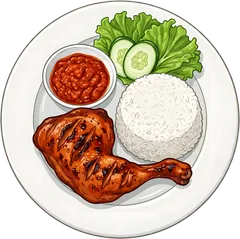
#> input picture assets/img/dishes/ayam-bakar-240.webp, 240 x 239 px, given in place of logo-short.png, which was not available
$ python make_favicons.py
#> lines starting #> are read from the running program, lines starting #| are printed output that depends on the picture; pictures that were not available may be replaced by others from this repository, and a replacement may not be noted
# -*- coding: utf-8 -*-
"""Favicons + icones PWA depuis logo-short.png (upscale 4x)."""
from pathlib import Path
from PIL import Image

ROOT = Path(r"e:\c\projet\Kedaisarwoecho")
SRC  = ROOT/"build"/"logo-out"/"logo-short.png"
OUT  = ROOT/"assets"/"img"/"brand"
OUT.mkdir(parents=True, exist_ok=True)
CREAM = (244, 237, 231, 255)

src = Image.open(SRC).convert("RGBA")
#> src is the input picture: PIL image 240x239 RGBA; mean R, G, B, A 165.2, 149.1, 131.2, 198.5
bb = src.getbbox(); src = src.crop(bb) if bb else src
#> after `bb = src.getbbox()`: bb = (0, 0, 240, 239)

def square(img, size, scale, bg=None):
    """Place l'icone centree sur un canevas carre, occupant `scale` de la largeur."""
#> called with size = 256, scale = 0.94
    canvas = Image.new("RGBA", (size, size), bg if bg else (0,0,0,0))
#> canvas: PIL image 256x256 RGBA; every value is 0
    target = int(size*scale)
    r = min(target/img.width, target/img.height)
#> r = 1
    im = img.resize((max(1,round(img.width*r)), max(1,round(img.height*r))), Image.LANCZOS)
    canvas.alpha_composite(im, ((size-im.width)//2, (size-im.height)//2))
    return canvas

# favicon.ico — fond transparent, icone large (lisible a 16px)
ico = square(src, 256, 0.94)
ico.save(OUT/"favicon.ico", sizes=[(16,16),(32,32),(48,48)])
square(src, 96, 0.94).save(OUT/"favicon-96.png", optimize=True)
#> in square (call 2), `canvas = Image.new("RGBA", (size, size), bg if bg else (0,0,0,0))`: canvas: PIL image 96x96 RGBA; every value is 0
square(src, 32, 0.96).save(OUT/"favicon-32.png", optimize=True)
#> in square (call 3), `canvas = Image.new("RGBA", (size, size), bg if bg else (0,0,0,0))`: canvas: PIL image 32x32 RGBA; every value is 0

# Apple: pas de transparence -> fond creme
square(src, 180, 0.76, CREAM).convert("RGB").save(OUT/"apple-touch-icon.png", optimize=True)
#> call 4 of square, with size = 180, scale = 0.76, bg = (244, 237, 231, 255)
#> in square (call 4), `canvas.alpha_composite(im, ((size-im.width)//2, (size-im.height)//2))`:
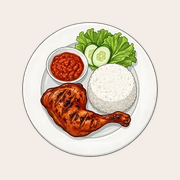
#> canvas: PIL image 180x180 RGBA; mean R, G, B, A 225.1, 212.2, 198.9, 255

# PWA: 192/512 "any" + 512 maskable (zone de securite 40% -> icone a 60%)
square(src, 192, 0.80, CREAM).save(OUT/"icon-192.png", optimize=True)
#> in square (call 5), `im = img.resize((max(1,round(img.width*r)), max(1,round(img.height*r))..`:
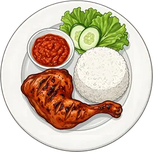
#> im: PIL image 153x152 RGBA; mean R, G, B, A 159.1, 143.2, 125.5, 198.5; transparent parts drawn white
#> in square (call 5), `canvas.alpha_composite(im, ((size-im.width)//2, (size-im.height)//2))`:
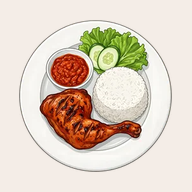
#> canvas: PIL image 192x192 RGBA; mean R, G, B, A 222.9, 209.4, 195.3, 255
square(src, 512, 0.80, CREAM).save(OUT/"icon-512.png", optimize=True)
#> in square (call 6), `im = img.resize((max(1,round(img.width*r)), max(1,round(img.height*r))..`:
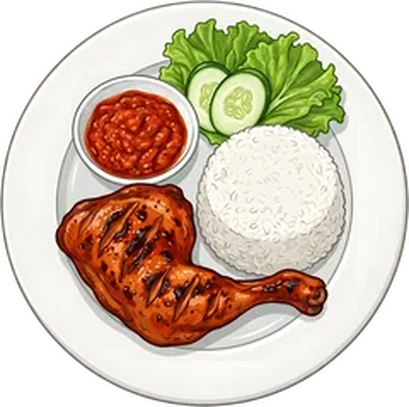
#> im: PIL image 409x407 RGBA; mean R, G, B, A 158.7, 142.9, 125.2, 198.5; transparent parts drawn white
#> in square (call 6), `canvas.alpha_composite(im, ((size-im.width)//2, (size-im.height)//2))`:
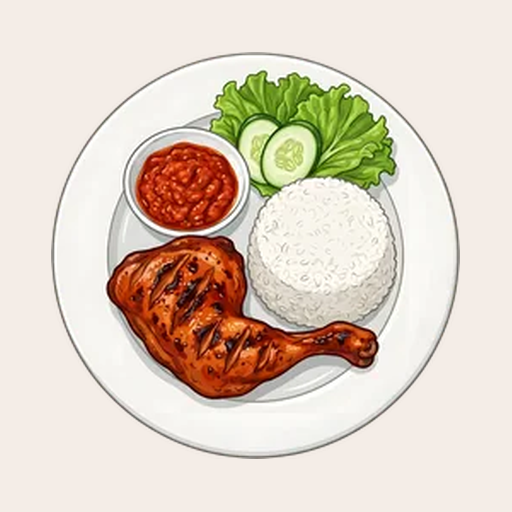
#> canvas: PIL image 512x512 RGBA; mean R, G, B, A 222.8, 209.2, 195.1, 255
square(src, 512, 0.58, CREAM).save(OUT/"icon-512-maskable.png", optimize=True)
#> in square (call 7), `im = img.resize((max(1,round(img.width*r)), max(1,round(img.height*r))..`:
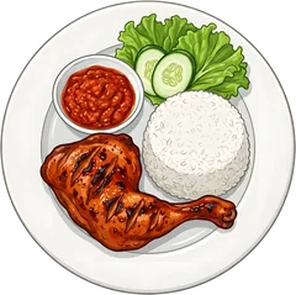
#> im: PIL image 296x295 RGBA; mean R, G, B, A 158.7, 142.8, 125.2, 198.5; transparent parts drawn white
#> in square (call 7), `canvas.alpha_composite(im, ((size-im.width)//2, (size-im.height)//2))`:
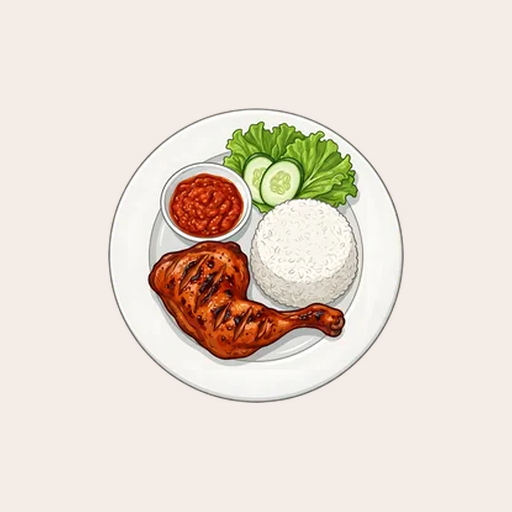
#> canvas: PIL image 512x512 RGBA; mean R, G, B, A 232.9, 222.4, 212.1, 255

# SVG monogramme de repli (safari pinned tab) — silhouette du blob
for f in sorted(OUT.glob("favicon*")) + sorted(OUT.glob("icon-*")) + [OUT/"apple-touch-icon.png"]:
#> (the run stopped early here; a loop or call above may not have finished)

$ run again, on assets/img/hero/hero-lemon-left-142.png
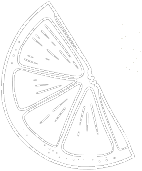
#> input picture assets/img/hero/hero-lemon-left-142.png, 142 x 171 px, given in place of logo-short.png, which was not available
#> src is the input picture: PIL image 142x171 RGBA; mean R, G, B, A 23.2, 23.2, 23.2, 16.5
#> bb = (1, 1, 141, 170)
#> src: PIL image 140x169 RGBA
#> im: PIL image 75x90 RGBA
#> in square (call 2), `canvas.alpha_composite(im, ((size-im.width)//2, (size-im.height)//2))`:
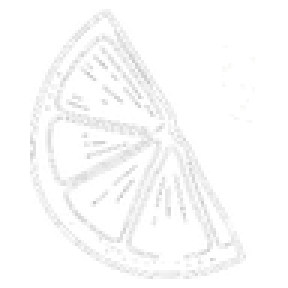
#> canvas: PIL image 96x96 RGBA (shown 3 times larger); mean R, G, B, A 59.6, 59.6, 59.4, 13.4; transparent parts drawn white
#> im: PIL image 25x30 RGBA
#> im: PIL image 113x136 RGBA
#> im: PIL image 127x153 RGBA
#> im: PIL image 339x409 RGBA
#> im: PIL image 245x296 RGBA
#> in square (call 7), `canvas.alpha_composite(im, ((size-im.width)//2, (size-im.height)//2))`:
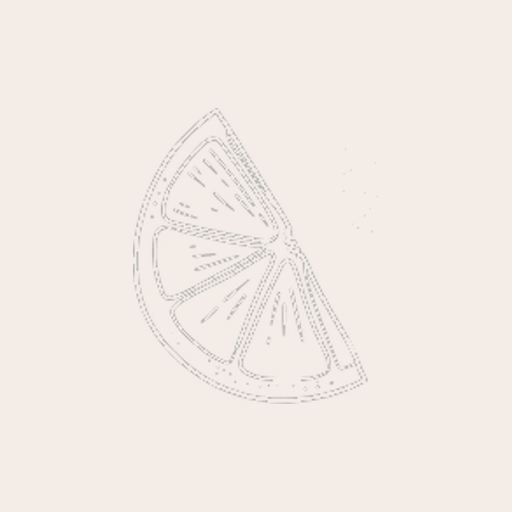
#> canvas: PIL image 512x512 RGBA; mean R, G, B, A 242.6, 235.8, 229.9, 255
